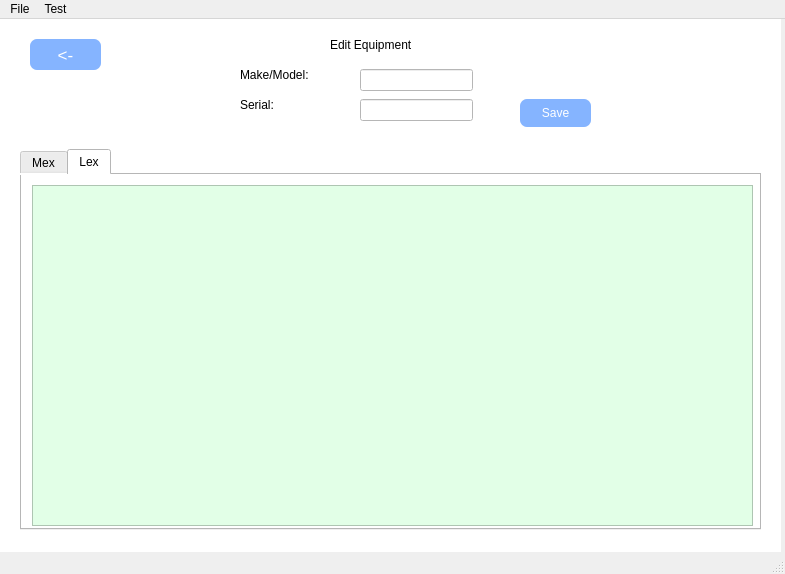
<?xml version="1.0" encoding="UTF-8"?>
<ui version="4.0">
 <class>MainWindow</class>
 <widget class="QMainWindow" name="MainWindow">
  <property name="geometry">
   <rect>
    <x>0</x>
    <y>0</y>
    <width>785</width>
    <height>574</height>
   </rect>
  </property>
  <property name="windowTitle">
   <string>MainWindow</string>
  </property>
  <widget class="QWidget" name="centralwidget">
   <widget class="QWidget" name="widget" native="true">
    <property name="geometry">
     <rect>
      <x>0</x>
      <y>0</y>
      <width>781</width>
      <height>541</height>
     </rect>
    </property>
    <property name="styleSheet">
     <string notr="true">background-color:white;</string>
    </property>
    <widget class="QLabel" name="label">
     <property name="geometry">
      <rect>
       <x>330</x>
       <y>10</y>
       <width>141</width>
       <height>31</height>
      </rect>
     </property>
     <property name="styleSheet">
      <string notr="true">font: 14pt &quot;Arial&quot;;</string>
     </property>
     <property name="text">
      <string>Edit Equipment</string>
     </property>
    </widget>
    <widget class="QLabel" name="label_2">
     <property name="geometry">
      <rect>
       <x>240</x>
       <y>40</y>
       <width>121</width>
       <height>31</height>
      </rect>
     </property>
     <property name="styleSheet">
      <string notr="true">font: 14pt &quot;Arial&quot;;</string>
     </property>
     <property name="text">
      <string>Make/Model:</string>
     </property>
    </widget>
    <widget class="QLabel" name="label_3">
     <property name="geometry">
      <rect>
       <x>240</x>
       <y>70</y>
       <width>121</width>
       <height>31</height>
      </rect>
     </property>
     <property name="styleSheet">
      <string notr="true">font: 14pt &quot;Arial&quot;;</string>
     </property>
     <property name="text">
      <string>Serial:</string>
     </property>
    </widget>
    <widget class="QLineEdit" name="lineEdit">
     <property name="geometry">
      <rect>
       <x>360</x>
       <y>50</y>
       <width>113</width>
       <height>22</height>
      </rect>
     </property>
    </widget>
    <widget class="QLineEdit" name="lineEdit_2">
     <property name="geometry">
      <rect>
       <x>360</x>
       <y>80</y>
       <width>113</width>
       <height>22</height>
      </rect>
     </property>
    </widget>
    <widget class="QPushButton" name="pushButton_3">
     <property name="geometry">
      <rect>
       <x>520</x>
       <y>80</y>
       <width>71</width>
       <height>28</height>
      </rect>
     </property>
     <property name="styleSheet">
      <string notr="true">background-color:rgb(133, 180, 255); border-radius:7px ; color: white;</string>
     </property>
     <property name="text">
      <string>Save</string>
     </property>
    </widget>
    <widget class="QPushButton" name="pushButton_4">
     <property name="geometry">
      <rect>
       <x>30</x>
       <y>20</y>
       <width>71</width>
       <height>31</height>
      </rect>
     </property>
     <property name="styleSheet">
      <string notr="true">background-color:rgb(133, 180, 255); border-radius:7px ; color: white;
font: 13pt;</string>
     </property>
     <property name="text">
      <string>&lt;-</string>
     </property>
    </widget>
    <widget class="QTabWidget" name="tabWidget">
     <property name="geometry">
      <rect>
       <x>20</x>
       <y>130</y>
       <width>741</width>
       <height>381</height>
      </rect>
     </property>
     <property name="currentIndex">
      <number>1</number>
     </property>
     <widget class="QWidget" name="tab">
      <attribute name="title">
       <string>Mex</string>
      </attribute>
      <widget class="QTableWidget" name="tableWidget">
       <property name="geometry">
        <rect>
         <x>10</x>
         <y>10</y>
         <width>721</width>
         <height>341</height>
        </rect>
       </property>
      </widget>
     </widget>
     <widget class="QWidget" name="tab_2">
      <attribute name="title">
       <string>Lex</string>
      </attribute>
      <widget class="QGraphicsView" name="graphicsView">
       <property name="geometry">
        <rect>
         <x>10</x>
         <y>10</y>
         <width>721</width>
         <height>341</height>
        </rect>
       </property>
       <property name="styleSheet">
        <string notr="true">background-color:rgb(226, 255, 231);</string>
       </property>
      </widget>
     </widget>
    </widget>
   </widget>
  </widget>
  <widget class="QStatusBar" name="statusbar"/>
  <widget class="QMenuBar" name="menubar">
   <property name="geometry">
    <rect>
     <x>0</x>
     <y>0</y>
     <width>785</width>
     <height>26</height>
    </rect>
   </property>
   <widget class="QMenu" name="menuAnalysis">
    <property name="title">
     <string>File</string>
    </property>
    <addaction name="actionAdd"/>
    <addaction name="actionDelete"/>
    <addaction name="actionOutput_PDF"/>
    <addaction name="actionOutput_DCC"/>
    <addaction name="separator"/>
   </widget>
   <widget class="QMenu" name="menuTest">
    <property name="title">
     <string>Test</string>
    </property>
    <addaction name="actionAnalysis"/>
   </widget>
   <addaction name="menuAnalysis"/>
   <addaction name="menuTest"/>
  </widget>
  <action name="actionAdd">
   <property name="text">
    <string>Add</string>
   </property>
  </action>
  <action name="actionDelete">
   <property name="text">
    <string>Delete</string>
   </property>
  </action>
  <action name="actionOutput_PDF">
   <property name="text">
    <string>Output PDF</string>
   </property>
  </action>
  <action name="actionOutput_DCC">
   <property name="text">
    <string>Output DCC</string>
   </property>
  </action>
  <action name="actionAnalysis">
   <property name="text">
    <string>Analysis</string>
   </property>
  </action>
 </widget>
 <resources/>
 <connections/>
</ui>
